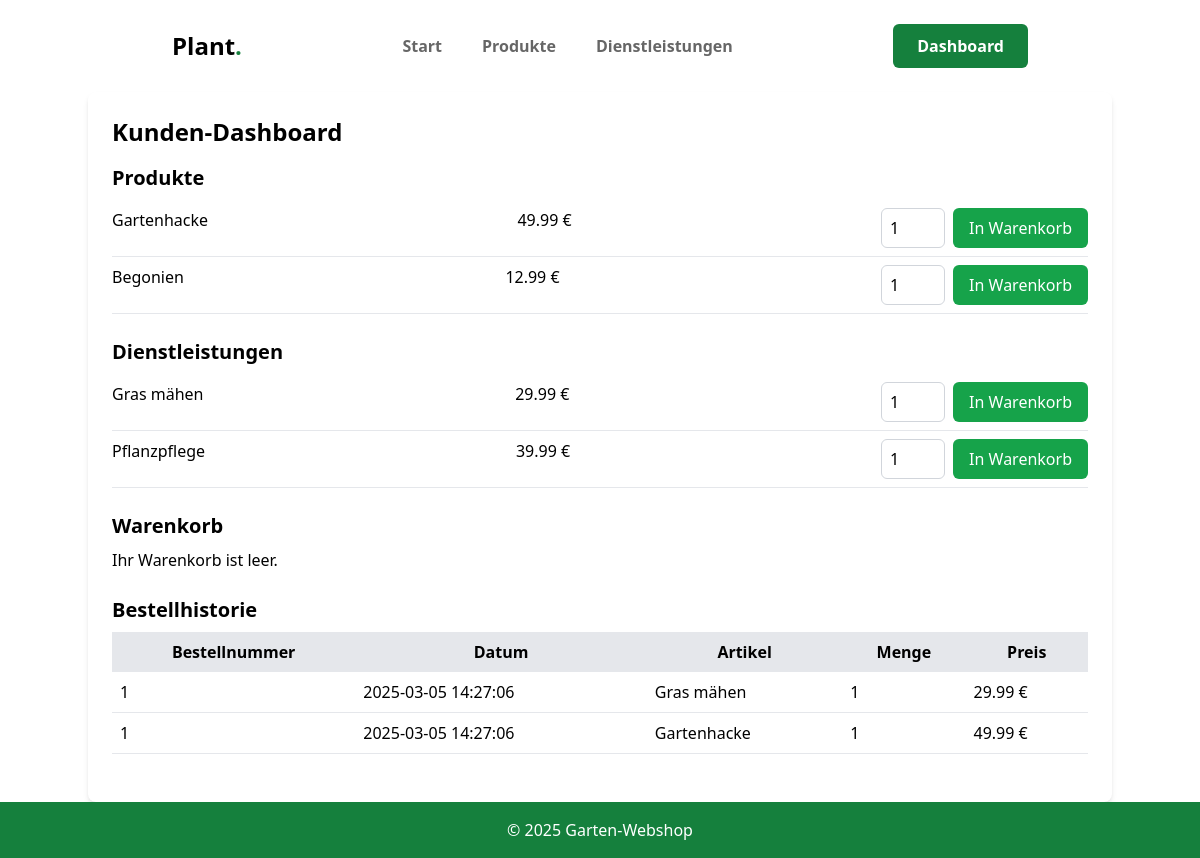
Screenshot of /customer_dashboard.php (signed in) with the database file from the repository.
### tables this page shows
CREATE TABLE `products` (
  `id` int(11) NOT NULL AUTO_INCREMENT,
  `name` varchar(255) NOT NULL,
  `description` text DEFAULT NULL,
  `price` decimal(10,2) NOT NULL,
  PRIMARY KEY (`id`)
);

CREATE TABLE `services` (
  `id` int(11) NOT NULL AUTO_INCREMENT,
  `name` varchar(255) NOT NULL,
  `description` text DEFAULT NULL,
  `price` decimal(10,2) NOT NULL,
  PRIMARY KEY (`id`)
);

CREATE TABLE `order_items` (
  `id` int(11) NOT NULL AUTO_INCREMENT,
  `order_id` int(11) NOT NULL,
  `product_id` int(11) DEFAULT NULL,
  `service_id` int(11) DEFAULT NULL,
  `quantity` int(11) NOT NULL DEFAULT 1,
  PRIMARY KEY (`id`),
  KEY `order_id` (`order_id`),
  KEY `product_id` (`product_id`),
  KEY `service_id` (`service_id`),
  CONSTRAINT `order_items_ibfk_1` FOREIGN KEY (`order_id`) REFERENCES `orders` (`id`) ON DELETE CASCADE,
  CONSTRAINT `order_items_ibfk_2` FOREIGN KEY (`product_id`) REFERENCES `products` (`id`),
  CONSTRAINT `order_items_ibfk_3` FOREIGN KEY (`service_id`) REFERENCES `services` (`id`),
  CONSTRAINT `CONSTRAINT_1` CHECK (`product_id` is not null or `service_id` is not null)
);

CREATE TABLE `orders` (
  `id` int(11) NOT NULL AUTO_INCREMENT,
  `user_id` int(11) NOT NULL,
  `order_date` datetime DEFAULT current_timestamp(),
  PRIMARY KEY (`id`),
  KEY `user_id` (`user_id`),
  CONSTRAINT `orders_ibfk_1` FOREIGN KEY (`user_id`) REFERENCES `users` (`id`)
);

### customer_dashboard.php (the view, shortened to what this page needs)
<?php
$db = new mysqli("localhost", "root", "1337", "garden_shop");
$user_id = $_SESSION['user']['id'];
$products_query = $db->query("SELECT * FROM products");
$products = $products_query->fetch_all(MYSQLI_ASSOC);
$services_query = $db->query("SELECT * FROM services");
$services = $services_query->fetch_all(MYSQLI_ASSOC);
$cart_products = [];
$cart_services = [];
$order_history = [];
$order_query = $db->prepare("SELECT o.id AS order_id, o.order_date FROM orders o WHERE o.user_id = ? ORDER BY o.order_date DESC");
$order_query->bind_param("i", $user_id);
$order_query->execute();
$orders = $order_query->get_result()->fetch_all(MYSQLI_ASSOC);
foreach ($orders as $order) {
    $order_id = $order['order_id'];
    $order_date = $order['order_date'];
    $items_query = $db->prepare("SELECT oi.product_id, oi.service_id, oi.quantity, p.name AS product_name, s.name AS service_name, p.price AS product_price, s.price AS service_price FROM order_items oi LEFT JOIN products p ON oi.product_id = p.id LEFT JOIN services s ON oi.service_id = s.id WHERE oi.order_id = ?");
    $items_query->bind_param("i", $order_id);
    $items_query->execute();
    $items = $items_query->get_result()->fetch_all(MYSQLI_ASSOC);
    $order_history[] = [
        'order_id' => $order_id,
        'order_date' => $order_date,
        'items' => $items
    ];
}
?>
<!DOCTYPE html>
<html lang="en">
<head>
    <script src="https://cdn.tailwindcss.com"></script>
</head>
<body class="bg-white">
<?php include 'navbar.php'; ?>
    <div class="container mx-auto bg-white rounded-lg shadow-md p-6">
        <h1 class="text-2xl font-bold mb-4">Kunden-Dashboard</h1>
        <div class="mb-6">
            <h2 class="text-xl font-semibold mb-2">Produkte</h2>
            <ul>
                <?php foreach ($products as $product): ?>
                    <li class="flex justify-between py-2 border-b">
                        <span><?php echo htmlspecialchars($product['name']); ?></span>
                        <span><?php echo number_format($product['price'], 2) . ' €'; ?></span>
                        <form action="?add_to_cart=1&product_id=<?php echo $product['id']; ?>" method="post" class="flex space-x-2">
                            <input type="number" name="quantity" value="1" min="1" class="w-16 px-2 py-1 border border-gray-300 rounded-md">
                            <button type="submit" class="bg-green-600 text-white px-4 py-2 rounded-md hover:bg-green-700">In Warenkorb</button>
                        </form>
                    </li>
                <?php endforeach; ?>
            </ul>
        </div>
        <div class="mb-6">
            <h2 class="text-xl font-semibold mb-2">Dienstleistungen</h2>
            <ul>
                <?php foreach ($services as $service): ?>
                    <li class="flex justify-between py-2 border-b">
                        <span><?php echo htmlspecialchars($service['name']); ?></span>
                        <span><?php echo number_format($service['price'], 2) . ' €'; ?></span>
                        <form action="?add_to_cart=1&service_id=<?php echo $service['id']; ?>" method="post" class="flex space-x-2">
                            <input type="number" name="quantity" value="1" min="1" class="w-16 px-2 py-1 border border-gray-300 rounded-md">
                            <button type="submit" class="bg-green-600 text-white px-4 py-2 rounded-md hover:bg-green-700">In Warenkorb</button>
                        </form>
                    </li>
                <?php endforeach; ?>
            </ul>
        </div>
        <div class="mb-6">
            <h2 class="text-xl font-semibold mb-2">Warenkorb</h2>
            <?php if (empty($cart_products) && empty($cart_services)): ?>
                <p>Ihr Warenkorb ist leer.</p>
            <?php endif; ?>
        </div>
        <div class="mb-6">
            <h2 class="text-xl font-semibold mb-2">Bestellhistorie</h2>
            <?php if (empty($order_history)): ?>
                <p>Sie haben noch keine Bestellungen abgeschlossen.</p>
            <?php else: ?>
                <table class="w-full border-collapse">
                    <thead>
                        <tr class="bg-gray-200">
                            <th class="p-2">Bestellnummer</th>
                            <th class="p-2">Datum</th>
                            <th class="p-2">Artikel</th>
                            <th class="p-2">Menge</th>
                            <th class="p-2">Preis</th>
                        </tr>
                    </thead>
                    <tbody>
                        <?php foreach ($order_history as $order): ?>
                            <?php foreach ($order['items'] as $item): ?>
                                <tr class="border-b">
                                    <td class="p-2"><?php echo htmlspecialchars($order['order_id']); ?></td>
                                    <td class="p-2"><?php echo htmlspecialchars($order['order_date']); ?></td>
                                    <td class="p-2"><?php echo htmlspecialchars($item['product_name'] ?? $item['service_name']); ?></td>
                                    <td class="p-2"><?php echo htmlspecialchars($item['quantity']); ?></td>
                                    <td class="p-2"><?php echo number_format(($item['product_price'] ?? $item['service_price']) * $item['quantity'], 2) . ' €'; ?></td>
                                </tr>
                            <?php endforeach; ?>
                        <?php endforeach; ?>
                    </tbody>
                </table>
            <?php endif; ?>
        </div>
    </div>
<footer class="bg-green-700 text-white p-4">
        <div class="container mx-auto text-center">
            <p>&copy; 2025 Garten-Webshop</p>
        </div>
    </footer>
</body>
</html>

### rows the page displays
products: name "Gartenhacke", price "49.99"
products: name "Begonien", price "12.99"
services: name "Gras mähen", price "29.99"
services: name "Pflanzpflege", price "39.99"
order_items: order "1", order.order_date "2025-03-05 14:27:06", service.name "Gras mähen", quantity "1", service.price "29.99"
order_items: order "1", order.order_date "2025-03-05 14:27:06", product.name "Gartenhacke", quantity "1", product.price "49.99"
